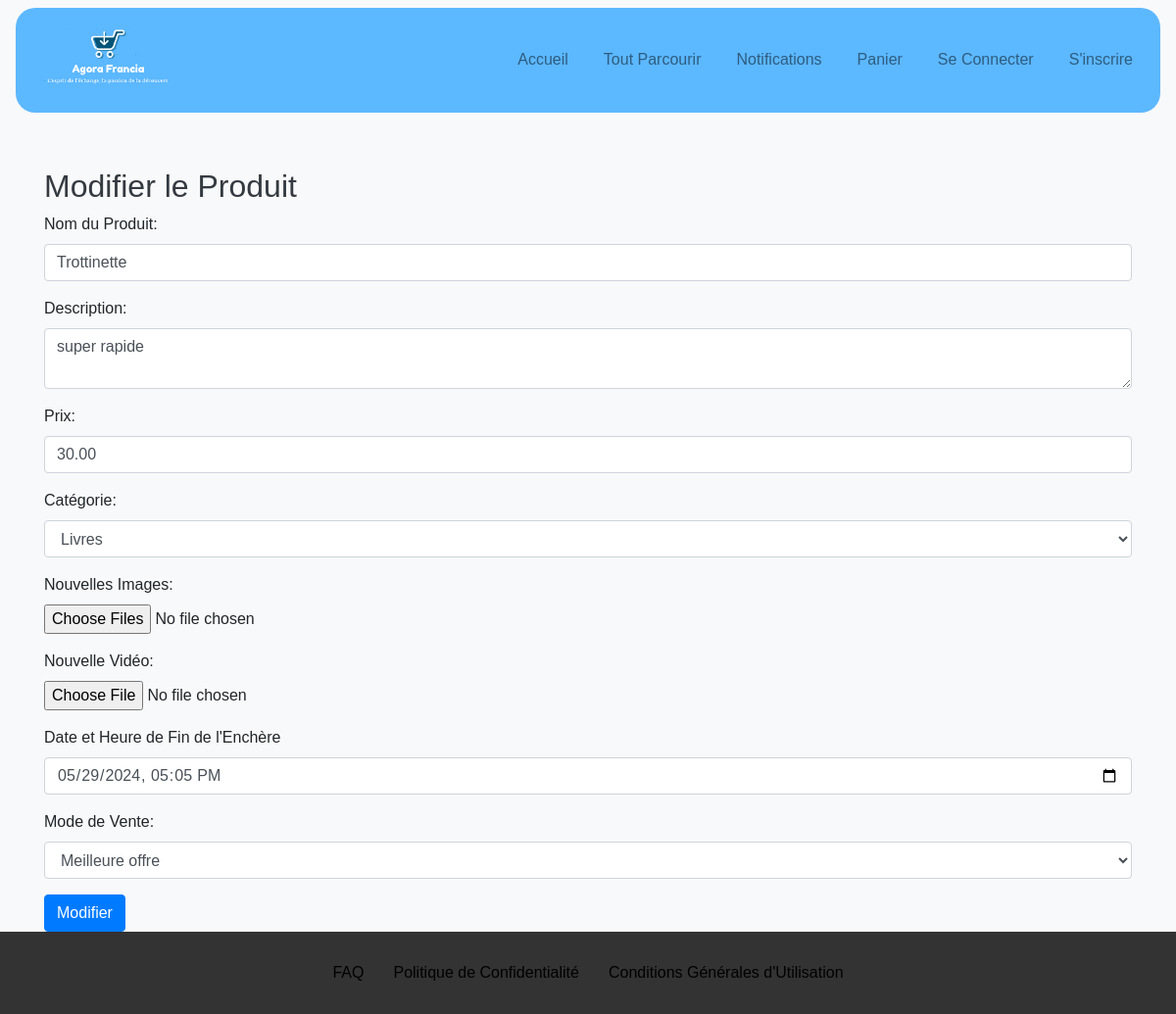
Page /SiteAGORA/edit_product.php?id=13 on the earlier database version.
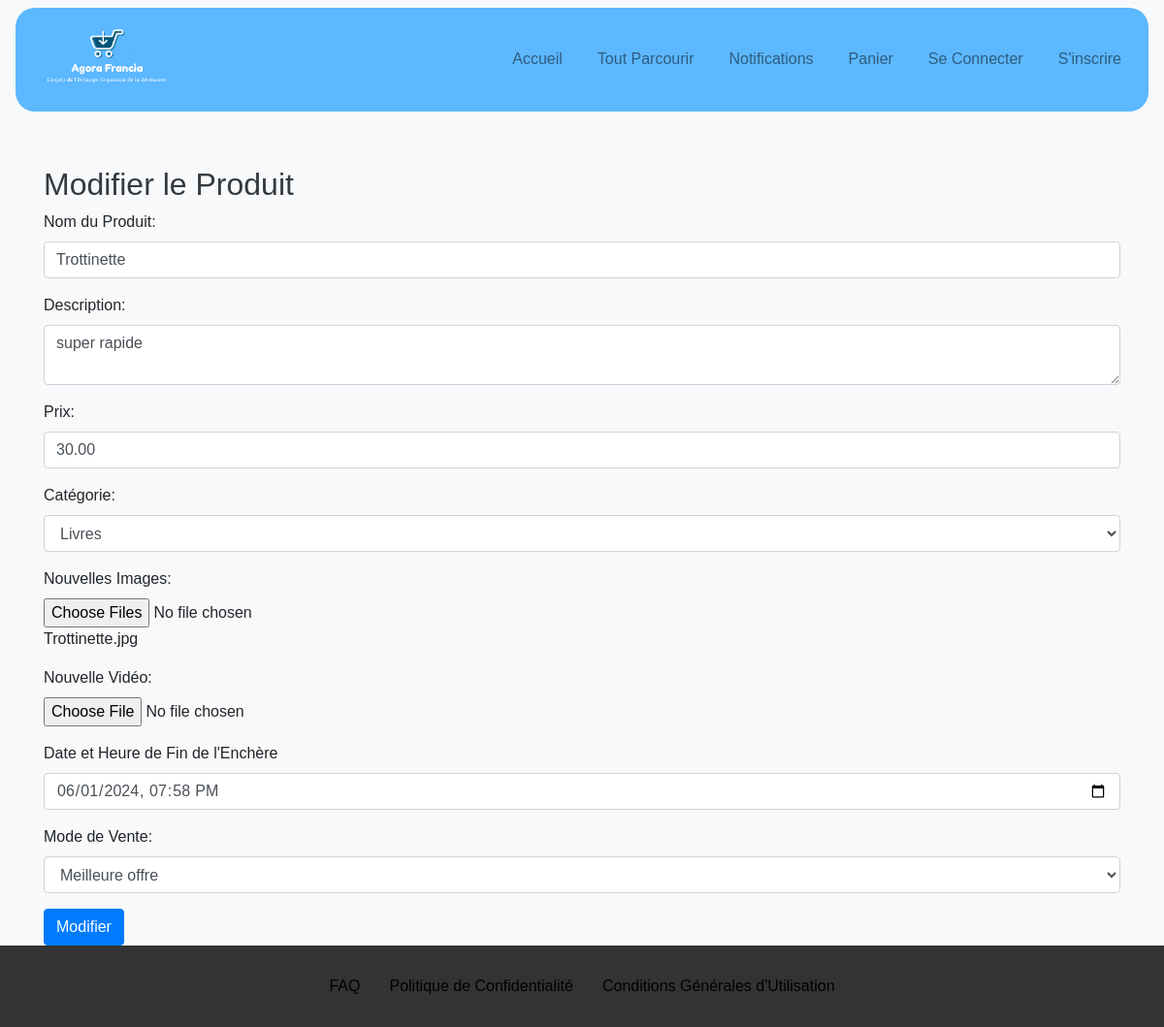
Same page on the later database version.
### tables this page shows
CREATE TABLE `products` (
  `id` int(11) NOT NULL,
  `name` varchar(255) NOT NULL,
  `description` text,
  `price` decimal(10,2) NOT NULL,
  `category` varchar(100) DEFAULT NULL,
  `created_at` timestamp NOT NULL DEFAULT CURRENT_TIMESTAMP,
  `user_id` int(11) NOT NULL,
  `end_time` datetime DEFAULT NULL,
  `category_sell_id` int(11) DEFAULT NULL
);

CREATE TABLE `categories_sell` (
  `id` int(11) NOT NULL,
  `name` varchar(50) NOT NULL
);

CREATE TABLE `categories` (
  `id` int(11) NOT NULL,
  `name` varchar(100) NOT NULL,
  `created_at` timestamp NOT NULL DEFAULT CURRENT_TIMESTAMP
);

### SiteAGORA/edit_product.php (the view, shortened to what the changed rows need)
<?php
include 'db_connection.php';
if (isset($_GET['id'])) {
    $productId = $_GET['id'];
    $stmt = $conn->prepare("SELECT * FROM products WHERE id = ?");
    $stmt->bind_param("i", $productId);
    $stmt->execute();
    $result = $stmt->get_result();
    $categoryStmt = $conn->prepare("SELECT * FROM categories");
    $categoryStmt->execute();
    $categoriesResult = $categoryStmt->get_result();
    $categories = [];
    while ($categoryRow = $categoriesResult->fetch_assoc()) {
        $categories[] = $categoryRow;
    }
    $categorySellStmt = $conn->prepare("SELECT * FROM categories_sell");
    $categorySellStmt->execute();
    $categorySellResult = $categorySellStmt->get_result();
    $categorySells = [];
    while ($categorySellRow = $categorySellResult->fetch_assoc()) {
        $categorySells[] = $categorySellRow;
    }
    $imageStmt = $conn->prepare("SELECT * FROM product_images WHERE product_id = ?");
    $imageStmt->bind_param("i", $productId);
    $imageStmt->execute();
    $imageResult = $imageStmt->get_result();
    $productImages = [];
    while ($imageRow = $imageResult->fetch_assoc()) {
        $productImages[] = $imageRow['image_path'];
    }
    if ($result->num_rows > 0) {
        $product = $result->fetch_assoc();
        ?>
        <!DOCTYPE html>
        <html lang="fr">
        <head>
            <link rel="stylesheet" href="css/styles.css">
            <link rel="stylesheet" href="https://stackpath.bootstrapcdn.com/bootstrap/4.5.2/css/bootstrap.min.css">
        </head>
        <body>
            <?php include 'header.php'; ?>
            <div class="container mt-5">
                <h2>Modifier le Produit</h2>
                <form action="update_product.php" method="POST" enctype="multipart/form-data">
                    <div class="form-group">
                        <label for="name">Nom du Produit:</label>
                        <input type="text" class="form-control" id="name" name="name" value="<?php echo htmlspecialchars($product['name']); ?>" required>
                    </div>
                    <div class="form-group">
                        <label for="description">Description:</label>
                        <textarea class="form-control" id="description" name="description" required><?php echo htmlspecialchars($product['description']); ?></textarea>
                    </div>
                    <div class="form-group">
                        <label for="price">Prix:</label>
                        <input type="number" step="0.01" class="form-control" id="price" name="price" value="<?php echo htmlspecialchars($product['price']); ?>" required>
                    </div>
                    <div class="form-group">
                        <label for="category">Catégorie:</label>
                        <select class="form-control" id="category" name="category" required>
                            <?php foreach ($categories as $category): ?>
                                <option value="<?php echo htmlspecialchars($category['id']); ?>" <?php if ($category['id'] == $product['category']) echo 'selected'; ?>>
                                    <?php echo htmlspecialchars($category['name']); ?>
                                </option>
                            <?php endforeach; ?>
                        </select>
                    </div>
                    <div class="form-group">
                        <label for="image">Nouvelles Images:</label>
                        <input type="file" class="form-control-file" id="image" name="image[]" accept="image/*" multiple>
                        <?php foreach ($productImages as $image): ?>
                            <div><?php echo basename($image); ?></div>
                        <?php endforeach; ?>
                    </div>
                    <div class="form-group">
                        <label for="video">Nouvelle Vidéo:</label>
                        <input type="file" class="form-control-file" id="video" name="video" accept="video/*">
                    </div>
                    <div class="form-group">
                        <label for="end_time">Date et Heure de Fin de l'Enchère</label>
                        <input type="datetime-local" class="form-control" id="end_time" name="end_time" value="<?php echo date('Y-m-d\TH:i', strtotime($product['end_time'])); ?>" required>
                    </div>
                    <div class="form-group">
                        <label for="category_sell">Mode de Vente:</label>
                        <select class="form-control" id="category_sell" name="category_sell" required>
                            <?php foreach ($categorySells as $categorySell): ?>
                                <option value="<?php echo htmlspecialchars($categorySell['id']); ?>" <?php if ($categorySell['id'] == $product['category_sell_id']) echo 'selected'; ?>>
                                    <?php echo htmlspecialchars($categorySell['name']); ?>
                                </option>
                            <?php endforeach; ?>
                        </select>
                    </div>
                    <button type="submit" class="btn btn-primary">Modifier</button>
                </form>
            </div>
            <?php include 'footer.php'; ?>
        </body>
        </html>
    <?php
    } else {
        header("Location: my_product.php");
        exit();
    }
} else {
    header("Location: my_product.php");
    exit();
}
?>

Differences in the rows shown:
changed products "Trottinette": category (not shown) → "Livres"; end_time "05/29/2024 17:05" → "06/01/2024 19:58"
Other differences:
form field category: "Livres" → (not shown)
new list line: "Trottinette.jpg"
